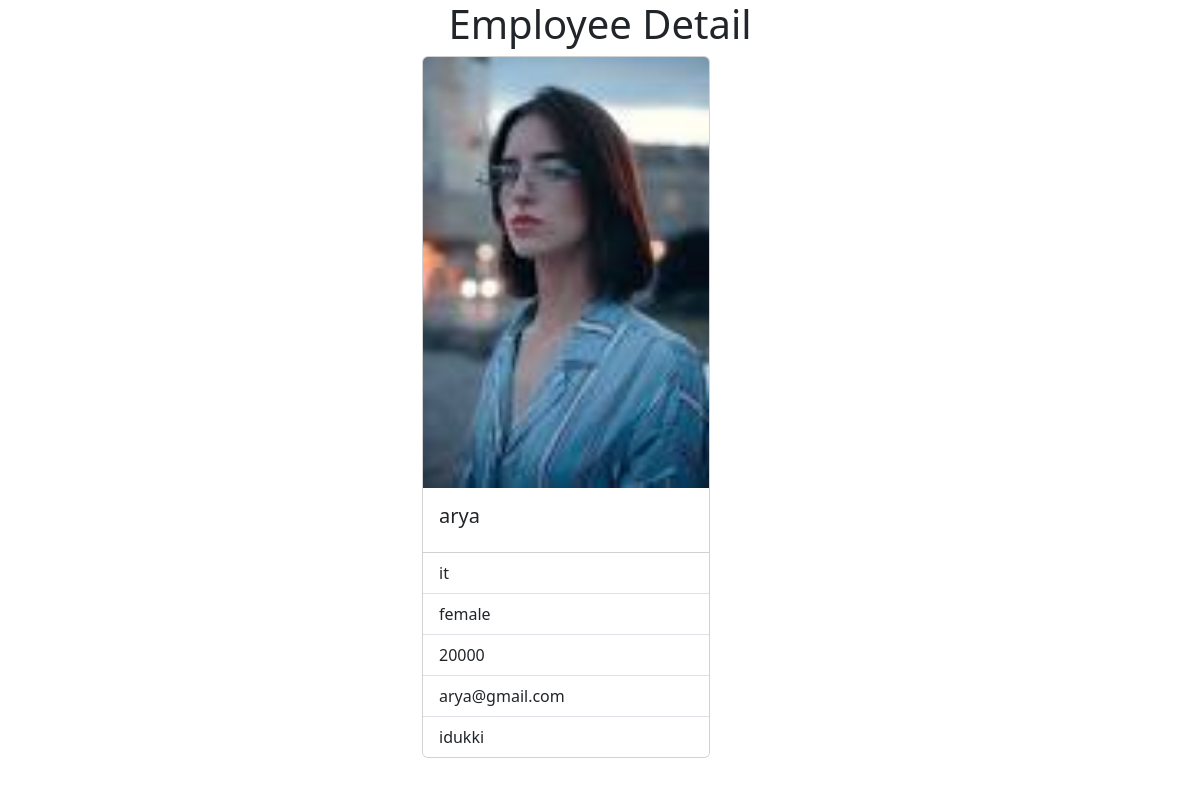
/employees/4/detail, run on the app's committed database.
### crm/models.py (models this page shows, shortened)
class Employee(models.Model):
    name=models.CharField(max_length=200)
    department=models.CharField(max_length=200)
    options=(("male","male"),
             ("female","female"),
             ("others","others")
             )
    gender=models.CharField(max_length=150,choices=options,default="male")
    salary=models.PositiveIntegerField()
    email=models.EmailField()
    profile_pic=models.ImageField(upload_to="images",null=True,blank=True)
    address=models.CharField(max_length=200)

### crm/views.py (the view)
# urls.py: path("employees/<int:pk>/detail",crm_views.EmployeeDetailView.as_view(),name="emp-detail"),
class EmployeeDetailView(View):
    def get(self,request,*args,**kw):
        id=kw.get("pk")
        qs=Employee.objects.get(id=id)
        return render(request,"emp-detail.html",{"emp":qs})

### crm/templates/emp-detail.html (shortened to what this page needs)
<!DOCTYPE html>
<html lang="en">
<head>
    <link href="https://cdn.jsdelivr.net/npm/bootstrap@5.3.0-alpha1/dist/css/bootstrap.min.css" rel="stylesheet">
</head>
<body>
    <h1 class="text-center">Employee Detail</h1>
    <div class="container">
        <div class="row">
            <div class="col-4"></div>
            <div class="col-4">
                <div class="card" style="width: 18rem;">
                    <img src="{{emp.profile_pic.url}}" class="card-img-top" alt="...">
                    <div class="card-body">
                      <h5 class="card-title">{{emp.name}}</h5>
                    </div>
                    <ul class="list-group list-group-flush">
                      <li class="list-group-item">{{emp.department}}</li>
                      <li class="list-group-item">{{emp.gender}}</li>
                      <li class="list-group-item">{{emp.salary}}</li>
                      <li class="list-group-item">{{emp.email}}</li>
                      <li class="list-group-item">{{emp.address}}</li>
                    </ul>
                  </div>
            </div>
            <div class="col-4"></div>
        </div>
    </div>
</body>
</html>

### data on the page
Employee: profile_pic (picture), name "arya", department "it", gender "female", salary "20000", email "arya@gmail.com", address "idukki"
